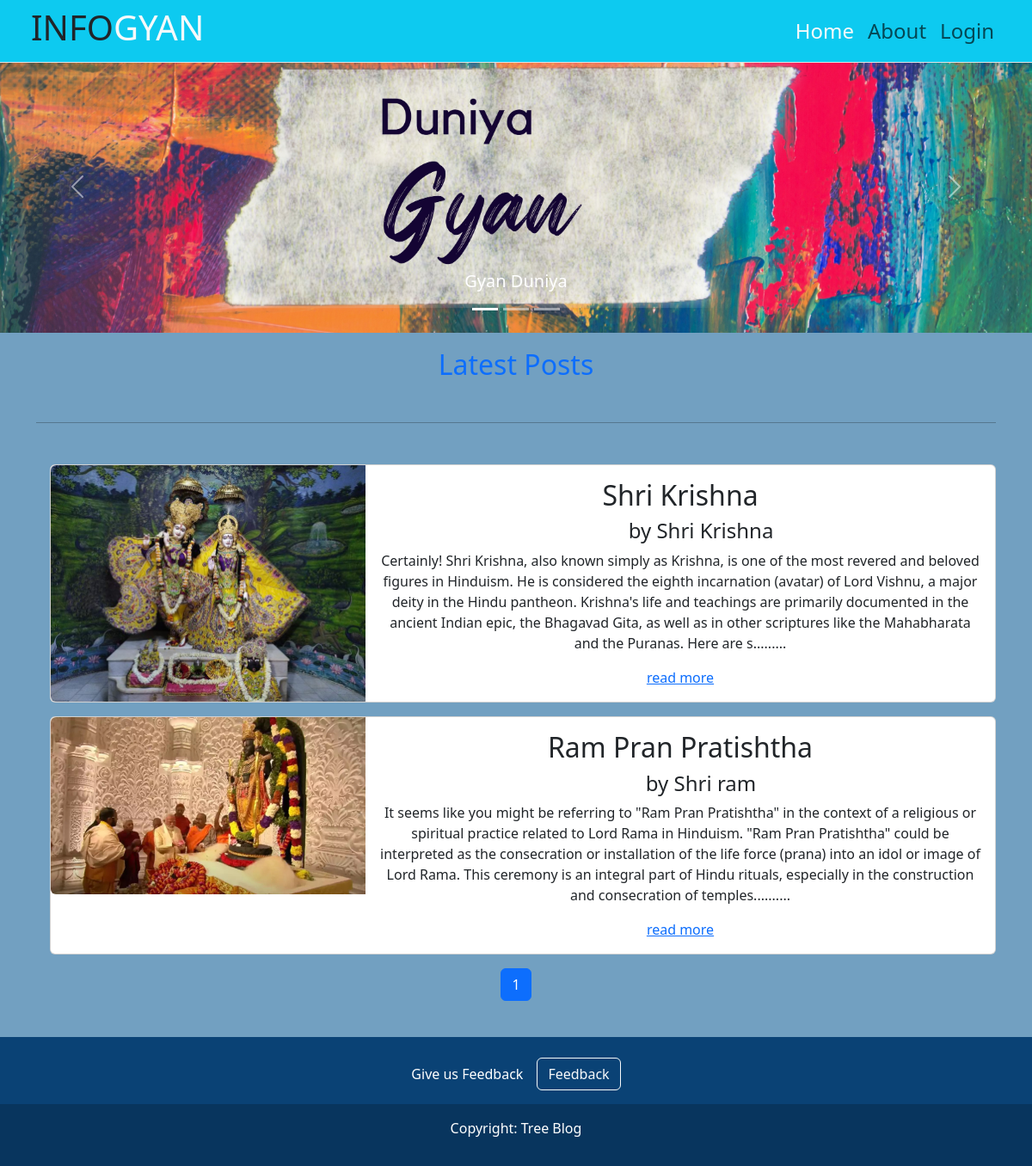
The page / on the database its author committed.
### tables this page shows
CREATE TABLE `post_data` (
  `post_no` int(10) NOT NULL,
  `Title` varchar(100) NOT NULL,
  `Category` varchar(100) NOT NULL,
  `Post_info` text NOT NULL,
  `Post_img` varchar(100) NOT NULL
);

### index.php (the view, shortened to what this page needs)
<!DOCTYPE html>
<html lang="en">
<head>
    <link rel="stylesheet" href="web.css">
    <link href="https://unpkg.com/aos@2.3.1/dist/aos.css" rel="stylesheet">
    <link href="https://cdn.jsdelivr.net/npm/bootstrap@5.3.2/dist/css/bootstrap.min.css" rel="stylesheet">
</head>
<body>
<header>
<nav class="navbar navbar-expand-lg navbar-light bg-info  px-4 border-bottom fixed-top">
    <div class="container-fluid">
      <h1 class="text-uppercase fs-1">INFO<span class="text-light">Gyan</span></h1>
      <div class="collapse navbar-collapse fs-4" id="navbarNav">
        <ul class="navbar-nav ms-auto mb-lag-0 text-center">
          <li class="nav-item">
            <a class="nav-link active text-light" aria-current="page" href="index.php">Home</a>
          </li>
          <li class="nav-item">
            <a class="nav-link" href="#">About</a>
          </li>
          <li class="nav-item">
            <a class="nav-link" href="admin_post/index.php">Login</a>
          </li>
        </ul>
      </div>
    </div>
  </nav>
</header>
<section class="slider">
     <div id="carouselExampleCaptions" class="carousel slide mt-5">
    <div class="carousel-indicators">
    <button type="button" data-bs-target="#carouselExampleCaptions" data-bs-slide-to="0" class="active" aria-current="true" aria-label="Slide 1"></button>
    <button type="button" data-bs-target="#carouselExampleCaptions" data-bs-slide-to="1" aria-label="Slide 2"></button>
    <button type="button" data-bs-target="#carouselExampleCaptions" data-bs-slide-to="2" aria-label="Slide 3"></button>
  </div>
  <div class="carousel-inner">
    <div class="carousel-item active">
      <img src="img/logo_banner.jpg" class="d-block w-100" alt="...">
      <div class="carousel-caption d-none d-md-block">
        <h5>Gyan Duniya</h5>
      </div>
    </div>
  </div>
  <button class="carousel-control-prev" type="button" data-bs-target="#carouselExampleCaptions" data-bs-slide="prev">
    <span class="carousel-control-prev-icon" aria-hidden="true"></span>
  </button>
  <button class="carousel-control-next" type="button" data-bs-target="#carouselExampleCaptions" data-bs-slide="next">
    <span class="carousel-control-next-icon" aria-hidden="true"></span>
  </button>
</div>
</section>
<section class="post-section">
      <div class="container text-center my-2">
          <h2 class="text text-primary "data-aos="fade-up" data-aos-offset="230" >Latest Posts</h2>
          <hr class="mx-n3 my-5 text-bg-light ">
          <?php
    include 'admin_post/config.php';
    $limit = 4;
     if(isset($_GET['page'])){
      $page = $_GET['page'];
          }else{
                   $page = 1;
               }
     $offset = ($page - 1) * $limit;
     $sql = "SELECT post_data.post_no,post_data.Title,post_data.Category ,post_data.Post_info,post_data.Post_img FROM post_data
     ORDER BY post_data.post_no DESC  LIMIT {$offset},{$limit}";
    $result = mysqli_query($conn,$sql) or die("Query Unsuccessfull");
    if(mysqli_num_rows($result) > 0){
      while($row = mysqli_fetch_assoc($result)){
    ?>
          <div class="post-box ms-3">
              <div class="card mb-3">
                  <div class="row g-0">
                      <div class="col-lg-4 col-md-6">
                          <img src="admin_post/upload/<?php echo $row['Post_img'];?>" class="img-fluid rounded-start" alt="post-img">
                      </div>
                      <div class="col-lg-8 col-md-6">
                          <div class="card-body">
                              <h2 class="post-title" data-aos="zoom-in" data-aos-offset="250"><?php echo $row['Title'];?></h2>
                              <h4 class="ms-5" data-aos="zoom-in" data-aos-offset="250">by <?php echo $row['Category'];?></h4>
                              <p class="post-text" data-aos="zoom-in" data-aos-offset="250" ><?php echo substr($row['Post_info'], 0, 400).".........";?></p>
                             <a id="button" class="read-more pull-right" data-aos="zoom-in-right" data-aos-offset="200" href='single.php?id=<?php echo $row['post_no'];?>'>read more</a>
                          </div>
                      </div>
                  </div>
              </div>
          </div>
      <nav aria-label="Page navigation example" >
      <?php
         }
          } else {
            echo "<h2> No Record Found.</h2>";
          }
          $sql1 = "SELECT * FROM post_data";
                        $result1 = mysqli_query($conn,$sql1) or die("Paginaion error");
                        if(mysqli_num_rows($result1)>0){
                          $total_records = mysqli_num_rows($result1);
                          $total_page = ceil($total_records / $limit);
                          echo '<div class="d-flex justify-content-center my-3"><ul class="pagination">';
                          for($i = 1 ; $i <= $total_page ; $i++)
                          {
                              if($i == $page){
                                  $active = "active";
                              }else{
                                  $active ="";
                              }
                              echo '<li class="page-item ' . $active . '"><a class="page-link" href="index.php?page=' . $i . '">' . $i . '</a></li>';
                          }
                          echo '</ul></div>';
                        }
          ?>
  </nav>
    </div>
</section>
<section class="">
    <footer class="text-center text-white" style="background-color: #0a4275;">
      <div class="container p-4 pb-0">
        <section class="">
          <p class="d-flex justify-content-center align-items-center">
            <span class="me-3">Give us Feedback</span>
            <button data-mdb-ripple-init type="button" class="btn btn-outline-light btn-rounded">
              Feedback
            </button>
          </p>
        </section>
      </div>
      <div class="text-center p-3" style="background-color: rgba(0, 0, 0, 0.2);">
        <p> Copyright: Tree Blog</p>
      </div>
    </footer>
  </section>
</body>
</html>

### web.css (style rules this page uses)
.post-section { padding-top: 10px; padding-bottom: 10px; background-color: #72A0C1; }
.post-box { margin-left: 100px; }

### rows shown on the page
post_data: Post_img (picture), Title "Shri Krishna", Category "Shri Krishna", Post_info "Certainly! Shri Krishna, also known simply as Krishna, is one of the most revered and beloved figures in Hinduism. He is considered the eighth incarnation (avatar) of Lord Vishnu, a major deity in the Hindu pantheon. Krishna's life and teachings are primarily documented in the ancient Indian epic, the Bhagavad Gita, as well as in other scriptures like the Mahabharata and the Puranas. Here are s"
post_data: Post_img (picture), Title "Ram Pran Pratishtha", Category "Shri ram", Post_info "It seems like you might be referring to \"Ram Pran Pratishtha\" in the context of a religious or spiritual practice related to Lord Rama in Hinduism. \"Ram Pran Pratishtha\" could be interpreted as the consecration or installation of the life force (prana) into an idol or image of Lord Rama. This ceremony is an integral part of Hindu rituals, especially in the construction and consecration of temples."
